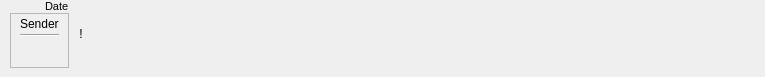
<?xml version="1.0" encoding="UTF-8"?>
<ui version="4.0">
 <class>ChatMessageItem</class>
 <widget class="QWidget" name="ChatMessageItem">
  <property name="geometry">
   <rect>
    <x>0</x>
    <y>0</y>
    <width>765</width>
    <height>77</height>
   </rect>
  </property>
  <property name="sizePolicy">
   <sizepolicy hsizetype="Expanding" vsizetype="Expanding">
    <horstretch>0</horstretch>
    <verstretch>0</verstretch>
   </sizepolicy>
  </property>
  <property name="maximumSize">
   <size>
    <width>16777215</width>
    <height>16777215</height>
   </size>
  </property>
  <property name="windowTitle">
   <string>Form</string>
  </property>
  <layout class="QHBoxLayout" name="horizontalLayout_2">
   <property name="spacing">
    <number>0</number>
   </property>
   <property name="leftMargin">
    <number>10</number>
   </property>
   <property name="topMargin">
    <number>0</number>
   </property>
   <property name="rightMargin">
    <number>10</number>
   </property>
   <property name="bottomMargin">
    <number>9</number>
   </property>
   <item>
    <spacer name="sentSpacer">
     <property name="orientation">
      <enum>Qt::Horizontal</enum>
     </property>
     <property name="sizeType">
      <enum>QSizePolicy::Fixed</enum>
     </property>
     <property name="sizeHint" stdset="0">
      <size>
       <width>0</width>
       <height>0</height>
      </size>
     </property>
    </spacer>
   </item>
   <item>
    <layout class="QVBoxLayout" name="msgBox">
     <property name="spacing">
      <number>0</number>
     </property>
     <property name="rightMargin">
      <number>0</number>
     </property>
     <item>
      <layout class="QHBoxLayout" name="horizontalLayout">
       <property name="spacing">
        <number>0</number>
       </property>
       <property name="topMargin">
        <number>0</number>
       </property>
       <item>
        <spacer name="horizontalSpacer">
         <property name="orientation">
          <enum>Qt::Horizontal</enum>
         </property>
         <property name="sizeType">
          <enum>QSizePolicy::Preferred</enum>
         </property>
         <property name="sizeHint" stdset="0">
          <size>
           <width>1000000000</width>
           <height>5</height>
          </size>
         </property>
        </spacer>
       </item>
       <item>
        <widget class="QLabel" name="date">
         <property name="sizePolicy">
          <sizepolicy hsizetype="Fixed" vsizetype="Fixed">
           <horstretch>0</horstretch>
           <verstretch>0</verstretch>
          </sizepolicy>
         </property>
         <property name="maximumSize">
          <size>
           <width>16777215</width>
           <height>15</height>
          </size>
         </property>
         <property name="palette">
          <palette>
           <active>
            <colorrole role="WindowText">
             <brush brushstyle="SolidPattern">
              <color alpha="255">
               <red>79</red>
               <green>79</green>
               <blue>79</blue>
              </color>
             </brush>
            </colorrole>
           </active>
           <inactive>
            <colorrole role="WindowText">
             <brush brushstyle="SolidPattern">
              <color alpha="255">
               <red>0</red>
               <green>0</green>
               <blue>0</blue>
              </color>
             </brush>
            </colorrole>
           </inactive>
           <disabled>
            <colorrole role="WindowText">
             <brush brushstyle="SolidPattern">
              <color alpha="255">
               <red>120</red>
               <green>120</green>
               <blue>120</blue>
              </color>
             </brush>
            </colorrole>
           </disabled>
          </palette>
         </property>
         <property name="font">
          <font>
           <pointsize>8</pointsize>
          </font>
         </property>
         <property name="text">
          <string>Date</string>
         </property>
        </widget>
       </item>
      </layout>
     </item>
     <item>
      <widget class="QFrame" name="frame">
       <property name="sizePolicy">
        <sizepolicy hsizetype="Fixed" vsizetype="Expanding">
         <horstretch>0</horstretch>
         <verstretch>0</verstretch>
        </sizepolicy>
       </property>
       <property name="maximumSize">
        <size>
         <width>16777215</width>
         <height>100</height>
        </size>
       </property>
       <property name="autoFillBackground">
        <bool>true</bool>
       </property>
       <property name="frameShape">
        <enum>QFrame::StyledPanel</enum>
       </property>
       <property name="frameShadow">
        <enum>QFrame::Raised</enum>
       </property>
       <property name="lineWidth">
        <number>1</number>
       </property>
       <layout class="QVBoxLayout" name="verticalLayout">
        <property name="spacing">
         <number>3</number>
        </property>
        <property name="topMargin">
         <number>3</number>
        </property>
        <property name="bottomMargin">
         <number>3</number>
        </property>
        <item>
         <widget class="QLabel" name="sender">
          <property name="sizePolicy">
           <sizepolicy hsizetype="Preferred" vsizetype="Fixed">
            <horstretch>0</horstretch>
            <verstretch>0</verstretch>
           </sizepolicy>
          </property>
          <property name="maximumSize">
           <size>
            <width>16777215</width>
            <height>24</height>
           </size>
          </property>
          <property name="text">
           <string>Sender</string>
          </property>
         </widget>
        </item>
        <item>
         <widget class="Line" name="line">
          <property name="orientation">
           <enum>Qt::Horizontal</enum>
          </property>
         </widget>
        </item>
        <item>
         <widget class="QLabel" name="content">
          <property name="sizePolicy">
           <sizepolicy hsizetype="Preferred" vsizetype="Expanding">
            <horstretch>0</horstretch>
            <verstretch>0</verstretch>
           </sizepolicy>
          </property>
          <property name="minimumSize">
           <size>
            <width>0</width>
            <height>0</height>
           </size>
          </property>
          <property name="lineWidth">
           <number>1</number>
          </property>
          <property name="text">
           <string/>
          </property>
          <property name="wordWrap">
           <bool>true</bool>
          </property>
         </widget>
        </item>
       </layout>
      </widget>
     </item>
    </layout>
   </item>
   <item>
    <widget class="QWidget" name="receivedIndicator" native="true">
     <property name="sizePolicy">
      <sizepolicy hsizetype="Expanding" vsizetype="Expanding">
       <horstretch>0</horstretch>
       <verstretch>0</verstretch>
      </sizepolicy>
     </property>
     <layout class="QHBoxLayout" name="receivedLayout">
      <property name="leftMargin">
       <number>3</number>
      </property>
      <property name="rightMargin">
       <number>1</number>
      </property>
      <item>
       <widget class="QToolButton" name="reportButton">
        <property name="palette">
         <palette>
          <active>
           <colorrole role="ButtonText">
            <brush brushstyle="SolidPattern">
             <color alpha="255">
              <red>80</red>
              <green>80</green>
              <blue>80</blue>
             </color>
            </brush>
           </colorrole>
          </active>
          <inactive>
           <colorrole role="ButtonText">
            <brush brushstyle="SolidPattern">
             <color alpha="255">
              <red>0</red>
              <green>0</green>
              <blue>0</blue>
             </color>
            </brush>
           </colorrole>
          </inactive>
          <disabled>
           <colorrole role="ButtonText">
            <brush brushstyle="SolidPattern">
             <color alpha="255">
              <red>120</red>
              <green>120</green>
              <blue>120</blue>
             </color>
            </brush>
           </colorrole>
          </disabled>
         </palette>
        </property>
        <property name="toolTip">
         <string>Report Message</string>
        </property>
        <property name="text">
         <string>!</string>
        </property>
        <property name="autoRaise">
         <bool>true</bool>
        </property>
       </widget>
      </item>
      <item>
       <spacer name="receivedSpacer">
        <property name="orientation">
         <enum>Qt::Horizontal</enum>
        </property>
        <property name="sizeType">
         <enum>QSizePolicy::Preferred</enum>
        </property>
        <property name="sizeHint" stdset="0">
         <size>
          <width>1000000000</width>
          <height>0</height>
         </size>
        </property>
       </spacer>
      </item>
     </layout>
    </widget>
   </item>
  </layout>
 </widget>
 <resources/>
 <connections/>
</ui>
